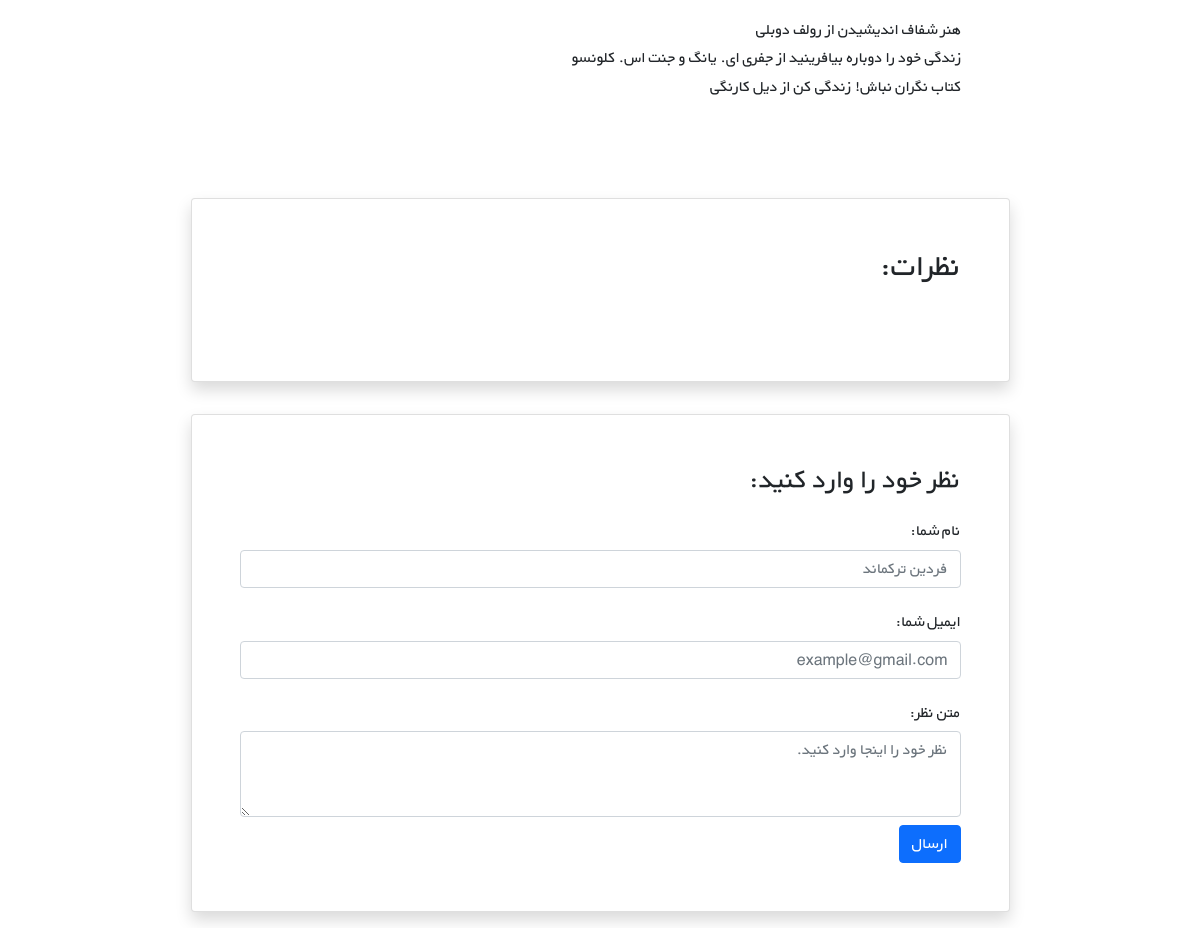
Before: /7/ (lower part) with the older database file.
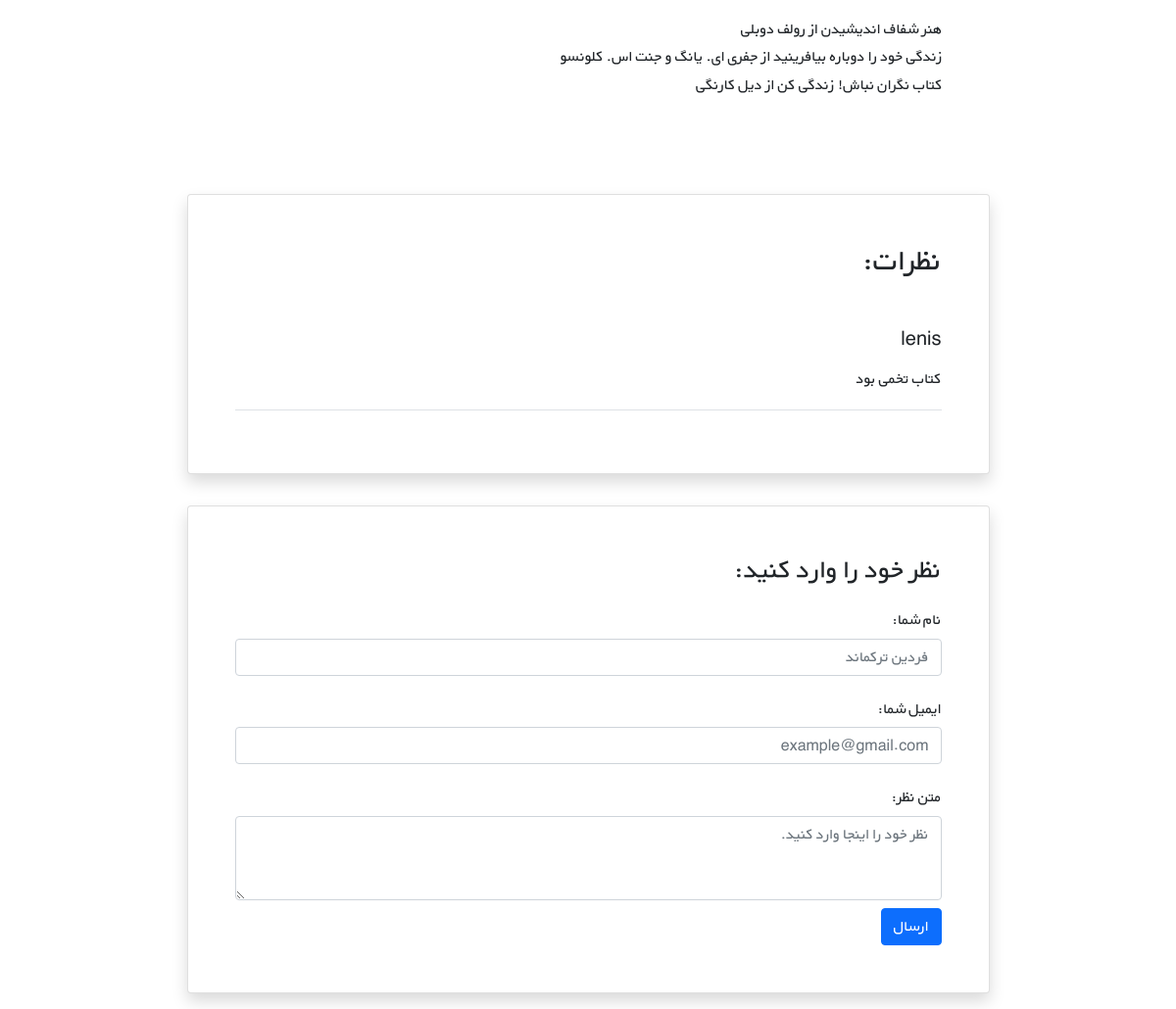
After: the same page with the newer database file.
### books/models.py (models this page shows, shortened)
class Comment(models.Model):
    text = models.TextField()
    user = models.ForeignKey(get_user_model(), on_delete=models.CASCADE)
    book = models.ForeignKey(Book, on_delete=models.CASCADE, related_name='comments')
    datetime_create = models.DateTimeField(auto_now_add=True)

### accounts/models.py (models this page shows)
class CustomUser(AbstractUser):
    age = models.PositiveIntegerField(null=True, blank=True)

### books/views.py (the view)
# urls.py: path('<int:pk>/', views.book_detail_view, name='book_detail'),
def book_detail_view(request, pk):
    book = get_object_or_404(Book, pk=pk)
    book_comments = book.comments.all()
    return render(request, 'books/book_detail.html', {'book': book, 'comments': book_comments})

### books/templates/books/book_detail.html (shortened to what this page needs)
{% extends '_base.html' %}
{% load static %}
{% block content %}
    <div class="container mt-5" dir="rtl">
        <div class="">
            <div class="">
                <div class="d-flex justify-content-center">
                    <div class="my-3 p-5 w-sm-75 w-100">
                        {{ book.description|linebreaks }}
                    </div>
                </div>
                <div class="d-flex justify-content-center">
                    <div class="card shadow my-3 p-5 w-sm-75 w-100">
                        <h2 class="mb-5">نظرات:</h2>
                        {% for comment in comments %}
                        <div class="border-bottom mb-3">
                            <h5 class="mb-3">{{ comment.user.username }} </h5>
                            <p>{{ comment.text|linebreaks }}</p>
                        </div>
                    {% endfor %}
                    </div>
                </div>
                <div class="d-flex justify-content-center">
                    <div class="card shadow my-3 p-5 w-sm-75 w-100">
                        <h3>نظر خود را وارد کنید:</h3>
                        <form method="POST">
                            <div class="form-group py-2">
                                <label class="py-1" for="author_name">نام شما:</label>
                                <input type="text" class="form-control" placeholder="فردین ترکماند" name="author_name">
                            </div>
                            <div class="form-group py-2">
                                <label class="py-1" for="email">ایمیل شما:</label>
                                <input type="email" class="form-control" placeholder="example@gmail.com" name="email">
                            </div>
                            <div class="form-group py-2">
                                <label class="py-1" for="comment_text">متن نظر:</label>
                                <textarea class="form-control" name="text" rows="3"
                                          placeholder="نظر خود را اینجا وارد کنید."></textarea>
                            </div>
                            <button type="submit" class="btn btn-primary">ارسال</button>
                        </form>
                    </div>
                </div>
            </div>
        </div>
    </div>
{% endblock %}

Changed rows visible on the page:
added Comment: user.username "lenis", text "کتاب تخمی بود"
